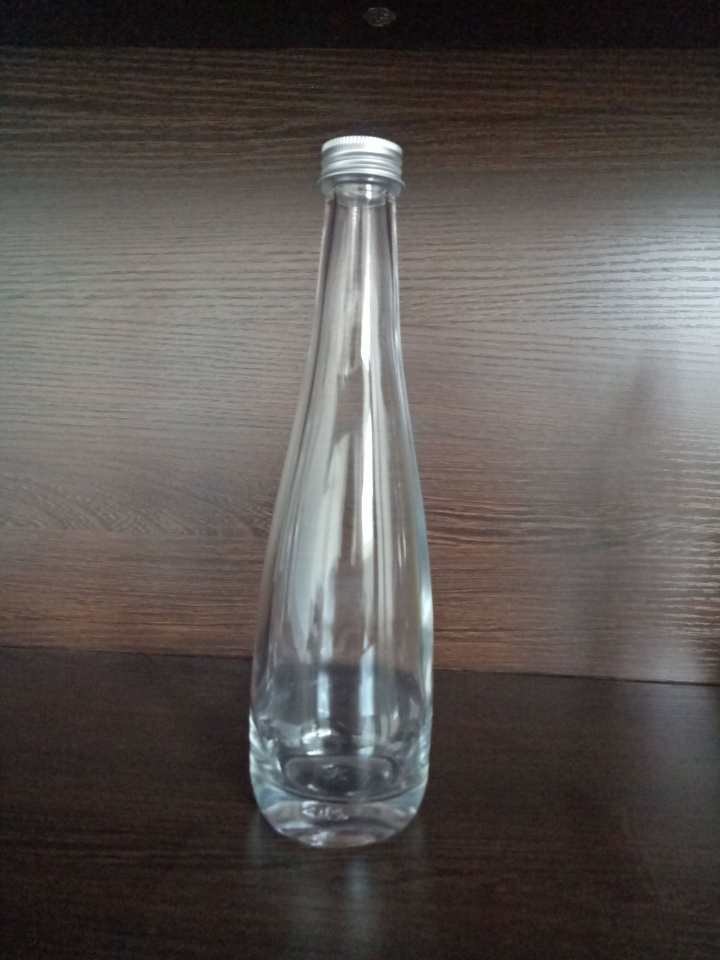
#> input picture math_in_cv/bottle.jpg, 1440 x 1919 px (shown at 1/2 size)
$ python interpolation.py
#> lines starting #> are read from the running program, lines starting #| are printed output that depends on the picture
#> further down, image is the input picture: shape (1919, 1440, 3); mean R, G, B 90.7, 85.2, 82.6
import numpy as np
import cv2
from PIL import Image

def nearest_neighbor_interpolation(image, new_width, new_height):
    """
    Perform nearest neighbor interpolation to resize an image.

    Args:
        image (numpy.ndarray): Input image as a numpy array.
        new_width (int): Desired width of the output image.
        new_height (int): Desired height of the output image.

    Returns:
        numpy.ndarray: Resized image.
    """
#> called with new_width = 1500, new_height = 1500
    original_height, original_width = image.shape[:2]
#> original_height = 1919; original_width = 1440
    resized_image = np.zeros((new_height, new_width, image.shape[2]), dtype=image.dtype)

    for i in range(new_height):
        for j in range(new_width):
            # Find the nearest neighbor in the original image
            x = int(j * original_width / new_width)
            y = int(i * original_height / new_height)
            resized_image[i, j] = image[y, x]
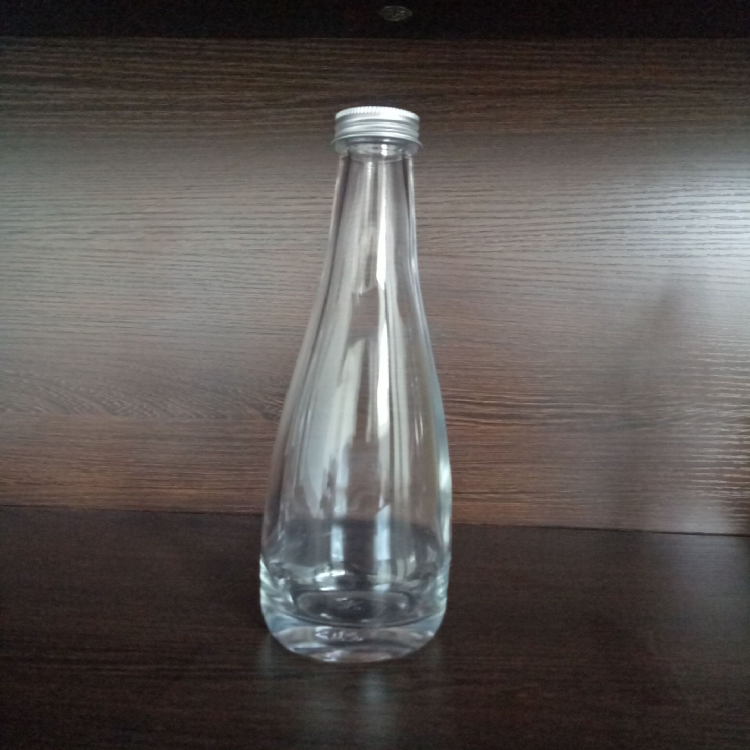
#> resized_image: shape (1500, 1500, 3) (shown at 1/2 size); mean R, G, B 90.7, 85.1, 82.6

    return resized_image


# [194 lines left out: functions bilinear_interpolation, bicubic_interpolation, lanczos_interpolation, spline_interpolation, not called in this run]

# Load the image
image_path = './bottle.jpg'
image = np.array(Image.open(image_path))

# Define new dimensions
new_width = 1500
new_height = 1500

# Perform nearest neighbor interpolation
resized_image = nearest_neighbor_interpolation(image, new_width, new_height)

# Save or display the resized image
resized_image_pil = Image.fromarray(resized_image)
resized_image_pil.show()
# or save the resized image
resized_image_pil.save('./resized_image.jpg')
